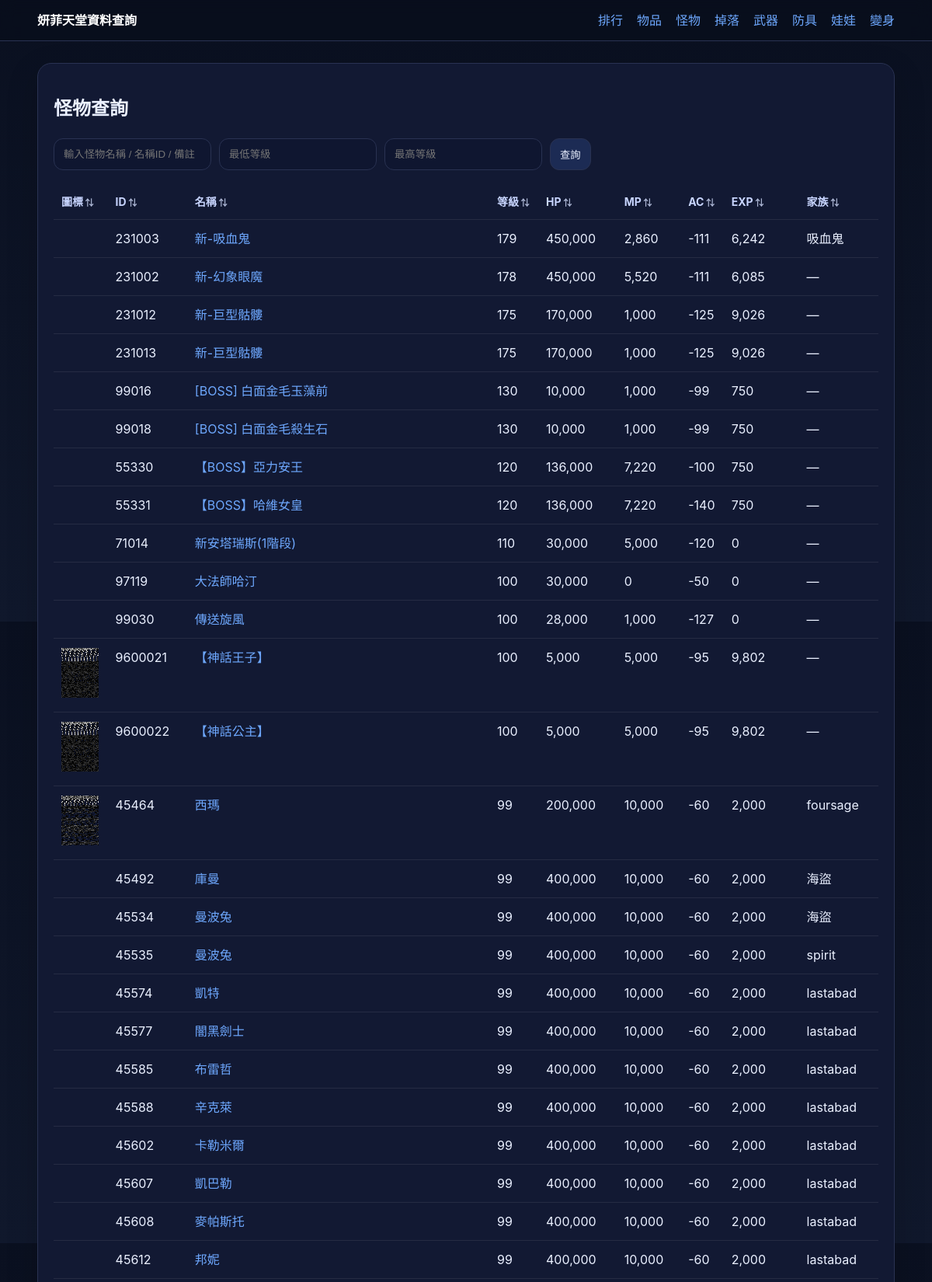
/monsters (upper part), run on the app's committed database.
### tables this page shows
CREATE TABLE monsters (
    id                INTEGER PRIMARY KEY,
    name              TEXT NOT NULL,
    nameid            TEXT,
    classname         TEXT,
    note              TEXT,
    gfxid             INTEGER DEFAULT 0,
    level             INTEGER DEFAULT 0,
    hp                INTEGER DEFAULT 0,
    mp                INTEGER DEFAULT 0,
    ac                INTEGER DEFAULT 0,
    str               INTEGER DEFAULT 0,
    con               INTEGER DEFAULT 0,
    dex               INTEGER DEFAULT 0,
    wis               INTEGER DEFAULT 0,
    int_stat          INTEGER DEFAULT 0,
    mr                INTEGER DEFAULT 0,
    exp               INTEGER DEFAULT 0,
    lawful            INTEGER DEFAULT 0,
    size              TEXT,
    weak_attr         INTEGER DEFAULT 0,
    ranged            INTEGER DEFAULT 0,
    tamable           INTEGER DEFAULT 0,
    agro              INTEGER DEFAULT 0,
    family            TEXT,
    agrofamily        INTEGER DEFAULT 0,
    teleport          INTEGER DEFAULT 0,
    damage_reduction  INTEGER DEFAULT 0,
    karma             INTEGER DEFAULT 0,
    transform_id      INTEGER DEFAULT 0,
    transform_gfxid   INTEGER DEFAULT 0,
    quest_score       INTEGER DEFAULT 0,
    created_at        DATETIME DEFAULT CURRENT_TIMESTAMP
);

### app.py (the view)
    @app.route("/monsters")
    def monsters():
        q = request.args.get("q", "").strip()
        min_level = request.args.get("min_level", "").strip()
        max_level = request.args.get("max_level", "").strip()
        sql = """
            SELECT id, name, nameid, level, hp, mp, ac, exp, family, note, gfxid
            FROM monsters
            WHERE level < 500 AND hp < 5000000
        """
        params: list[Any] = []
        if q:
            sql += " AND (name LIKE ? OR nameid LIKE ? OR classname LIKE ? OR note LIKE ?)"
            like = f"%{q}%"
            params.extend([like, like, like, like])
        if min_level.isdigit():
            sql += " AND level >= ?"
            params.append(int(min_level))
        if max_level.isdigit():
            sql += " AND level <= ?"
            params.append(int(max_level))
        sql += " ORDER BY level DESC, id ASC LIMIT 200"
        rows = get_db().execute(sql, params).fetchall()
        return render_template(
            "monsters.html",
            rows=rows,
            q=q,
            min_level=min_level,
            max_level=max_level,
        )

### app.py (called while the page is built)
def get_db() -> sqlite3.Connection:
    if "db" not in g:
        db_path = Path(current_app().config["DATABASE"])
        db_path.parent.mkdir(parents=True, exist_ok=True)
        conn = sqlite3.connect(db_path)
        conn.row_factory = sqlite3.Row
        g.db = conn
    return g.db

def current_app() -> Flask:
    from flask import current_app as flask_current_app
    return flask_current_app

### templates/monsters.html (shortened to what this page needs)
{% extends 'base.html' %}
{% block content %}
<section class="card">
  <h1>怪物查詢</h1>
  <form class="filters" method="get" id="monster-form">
    <input type="text" name="q" id="monster-search"
           placeholder="輸入怪物名稱 / 名稱ID / 備註"
           value="{{ q }}"
           data-live-search="#monster-table">
    <input type="number" name="min_level" placeholder="最低等級" value="{{ min_level }}">
    <input type="number" name="max_level" placeholder="最高等級" value="{{ max_level }}">
    <button type="submit">查詢</button>
  </form>
  <div class="table-wrap">
    <table id="monster-table" data-sortable>
      <thead><tr><th>圖標</th><th>ID</th><th>名稱</th><th>等級</th><th>HP</th><th>MP</th><th>AC</th><th>EXP</th><th>家族</th></tr></thead>
      <tbody>
      {% for row in rows %}
        <tr>
          <td><img src="/static/npc_icons/{{ row.gfxid }}.png" width="48" height="64" onerror="this.style.display='none'"></td>
          <td>{{ row.id }}</td>
          <td><a href="{{ url_for('monster_detail', monster_id=row.id) }}">{{ row.name }}</a></td>
          <td>{{ row.level }}</td>
          <td>{{ row.hp | commas }}</td>
          <td>{{ row.mp | commas }}</td>
          <td>{{ row.ac }}</td>
          <td>{{ row.exp | commas }}</td>
          <td>{{ row.family | family_cn }}</td>
        </tr>
      {% else %}
        <tr><td colspan="9">查無資料</td></tr>
      {% endfor %}
      </tbody>
    </table>
  </div>
</section>
{% endblock %}

### templates/base.html (shortened to what this page needs)
<!doctype html>
<html lang="zh-Hant">
<head>
  <link rel="stylesheet" href="{{ url_for('static', filename='style.css') }}">
</head>
<body>
  <header class="topbar">
    <div class="container topbar-inner">
      <a class="brand" href="{{ url_for('home') }}">妍菲天堂資料查詢</a>
      <nav class="nav">
        <a href="{{ url_for('ranking') }}">排行</a>
        <a href="{{ url_for('items') }}">物品</a>
        <a href="{{ url_for('monsters') }}">怪物</a>
        <a href="{{ url_for('drops') }}">掉落</a>
        <a href="{{ url_for('weapons') }}">武器</a>
        <a href="{{ url_for('armors') }}">防具</a>
        <a href="{{ url_for('dolls') }}">娃娃</a>
        <a href="{{ url_for('polymorphs') }}">變身</a>
      </nav>
    </div>
  </header>
  <main class="container page">
    {% block content %}{% endblock %}
  </main>
</body>
</html>

### static/style.css (style rules this page uses)
:root { --bg:#0b1020;--card:#121933;--line:#293252;--text:#eaf0ff;--muted:#aeb8d6;--accent:#6ea8fe }
* { box-sizing:border-box }
body { margin:0;background:linear-gradient(180deg,#0a1020,#10182c);color:var(--text);font:16px/1.5 -apple-system,BlinkMacSystemFont,Segoe UI,Roboto,PingFang TC,Noto Sans TC,sans-serif }
a { color:var(--accent);text-decoration:none }
.container { width:min(1120px,92vw);margin:0 auto }
.topbar { position:sticky;top:0;background:rgba(9,14,28,.88);backdrop-filter:blur(10px);border-bottom:1px solid var(--line) }
.topbar-inner { display:flex;justify-content:space-between;align-items:center;padding:14px 0 }
.brand { font-weight:800;color:#fff }
.nav { display:flex;gap:18px }
.page { padding:28px 0 40px }
.card { background:var(--card);border:1px solid var(--line);border-radius:18px;padding:20px;margin-bottom:18px;box-shadow:0 14px 40px rgba(0,0,0,.18) }
.filters { display:flex;flex-wrap:wrap;gap:10px;margin:14px 0 18px }
.filters input,.filters select,.filters button { background:#0f1630;border:1px solid var(--line);color:var(--text);padding:10px 12px;border-radius:12px }
.filters input,.filters select { min-width:180px }
.filters button { cursor:pointer;background:#1c2b54 }
.table-wrap { overflow:auto }
table { width:100%;border-collapse:collapse;min-width:720px }
th,td { padding:12px 10px;border-bottom:1px solid rgba(255,255,255,.08);text-align:left;vertical-align:top }
th { color:#c8d5ff;font-size:14px }
th[data-sort] { cursor:pointer;user-select:none;white-space:nowrap }
th[data-sort]::after { content:' ⇅';color:var(--muted);font-size:11px }

### data on the page
monsters: id "231003", name "新-吸血鬼", level "179", hp|commas "450,000", mp|commas "2,860", ac "-111", exp|commas "6,242", family|family_cn "吸血鬼"
monsters: id "231002", name "新-幻象眼魔", level "178", hp|commas "450,000", mp|commas "5,520", ac "-111", exp|commas "6,085", family|family_cn "—"
monsters: id "231012", name "新-巨型骷髏", level "175", hp|commas "170,000", mp|commas "1,000", ac "-125", exp|commas "9,026", family|family_cn "—"
monsters: id "231013", name "新-巨型骷髏", level "175", hp|commas "170,000", mp|commas "1,000", ac "-125", exp|commas "9,026", family|family_cn "—"
monsters: id "99016", name "[BOSS] 白面金毛玉藻前", level "130", hp|commas "10,000", mp|commas "1,000", ac "-99", exp|commas "750", family|family_cn "—"
monsters: id "99018", name "[BOSS] 白面金毛殺生石", level "130", hp|commas "10,000", mp|commas "1,000", ac "-99", exp|commas "750", family|family_cn "—"
monsters: id "55330", name "【BOSS】亞力安王", level "120", hp|commas "136,000", mp|commas "7,220", ac "-100", exp|commas "750", family|family_cn "—"
monsters: id "55331", name "【BOSS】哈維女皇", level "120", hp|commas "136,000", mp|commas "7,220", ac "-140", exp|commas "750", family|family_cn "—"
monsters: id "71014", name "新安塔瑞斯(1階段)", level "110", hp|commas "30,000", mp|commas "5,000", ac "-120", exp|commas "0", family|family_cn "—"
monsters: id "97119", name "大法師哈汀", level "100", hp|commas "30,000", mp|commas "0", ac "-50", exp|commas "0", family|family_cn "—"
monsters: id "99030", name "傳送旋風", level "100", hp|commas "28,000", mp|commas "1,000", ac "-127", exp|commas "0", family|family_cn "—"
monsters: id "9600021", name "【神話王子】", level "100", hp|commas "5,000", mp|commas "5,000", ac "-95", exp|commas "9,802", family|family_cn "—"
monsters: id "9600022", name "【神話公主】", level "100", hp|commas "5,000", mp|commas "5,000", ac "-95", exp|commas "9,802", family|family_cn "—"
monsters: shows a picture, id "45464", name "西瑪", level "99", hp|commas "200,000", mp|commas "10,000", ac "-60", exp|commas "2,000", family|family_cn "foursage"
monsters: id "45492", name "庫曼", level "99", hp|commas "400,000", mp|commas "10,000", ac "-60", exp|commas "2,000", family|family_cn "海盜"
monsters: id "45534", name "曼波兔", level "99", hp|commas "400,000", mp|commas "10,000", ac "-60", exp|commas "2,000", family|family_cn "海盜"
monsters: id "45535", name "曼波兔", level "99", hp|commas "400,000", mp|commas "10,000", ac "-60", exp|commas "2,000", family|family_cn "spirit"
monsters: id "45574", name "凱特", level "99", hp|commas "400,000", mp|commas "10,000", ac "-60", exp|commas "2,000", family|family_cn "lastabad"
monsters: id "45577", name "闇黑劍士", level "99", hp|commas "400,000", mp|commas "10,000", ac "-60", exp|commas "2,000", family|family_cn "lastabad"
monsters: id "45585", name "布雷哲", level "99", hp|commas "400,000", mp|commas "10,000", ac "-60", exp|commas "2,000", family|family_cn "lastabad"
monsters: id "45588", name "辛克萊", level "99", hp|commas "400,000", mp|commas "10,000", ac "-60", exp|commas "2,000", family|family_cn "lastabad"
monsters: id "45602", name "卡勒米爾", level "99", hp|commas "400,000", mp|commas "10,000", ac "-60", exp|commas "2,000", family|family_cn "lastabad"
monsters: id "45607", name "凱巴勒", level "99", hp|commas "400,000", mp|commas "10,000", ac "-60", exp|commas "2,000", family|family_cn "lastabad"
monsters: id "45608", name "麥帕斯托", level "99", hp|commas "400,000", mp|commas "10,000", ac "-60", exp|commas "2,000", family|family_cn "lastabad"
monsters: id "45612", name "邦妮", level "99", hp|commas "400,000", mp|commas "10,000", ac "-60", exp|commas "2,000", family|family_cn "lastabad"
